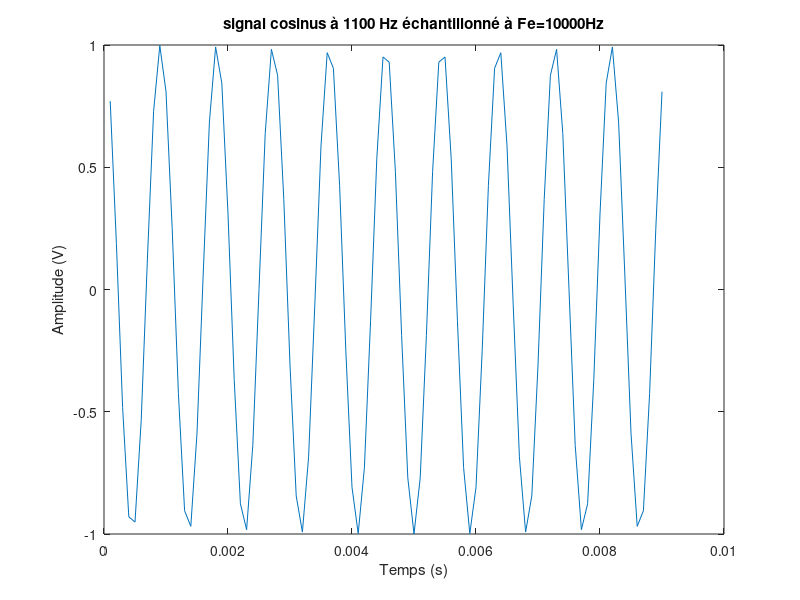
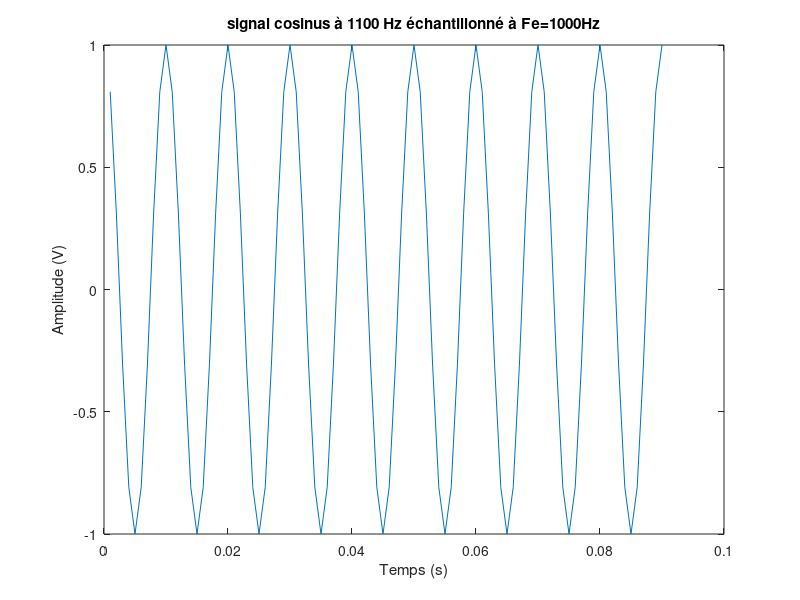
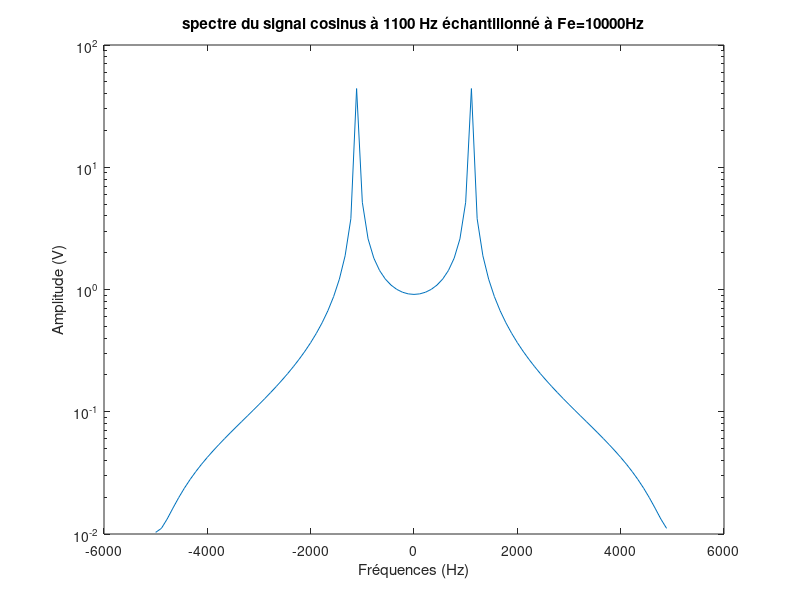
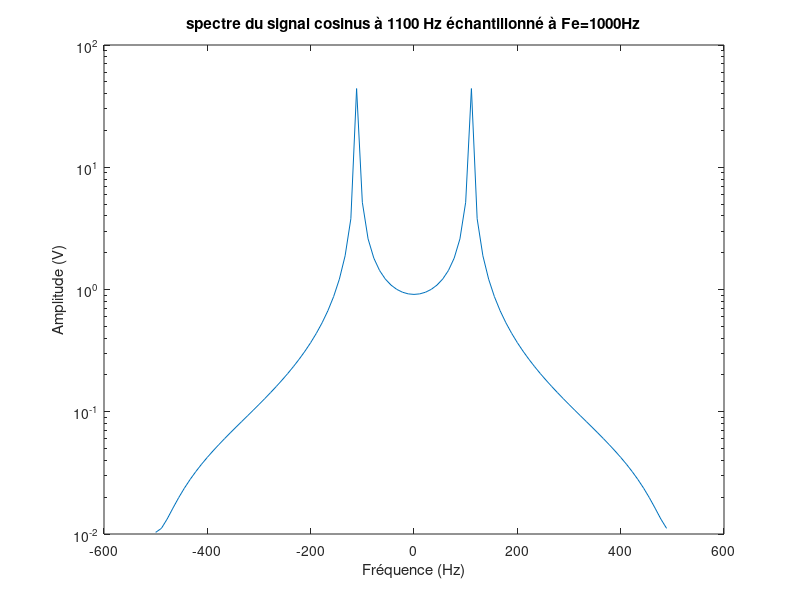

These charts were generated, in order, by the following MATLAB code: (Note: this script raises an error after producing the figures.)
% TP 1 Traitement du signal
% BEN AHMED DAHO Mohamed 
% Groupe N


% 2)1)Génération d'un signal cosinus à 1100Hz échantillonné à 10000Hz
N=90;
temps1=[1:N];
Te1=1/10000;
temps1=temps1*Te1;
f0=1100;
signal1=cos(2*pi*f0*temps1);

% 2)2)Tracé du signal 1
figure;
plot(temps1,signal1);
title('signal cosinus à 1100 Hz échantillonné à Fe=10000Hz') ;
xlabel('Temps (s)');
ylabel('Amplitude (V)');


% 2)3)Génération d'un signal cosinus à 1100Hz échantillonné à 1000Hz
N=90;
temps2=[1:N];
Te2=1/1000;
temps2=temps2*Te2;
f0=1100;
signal2=cos(2*pi*f0*temps2);

% 2)4)Tracé du signal 2
figure;
plot(temps2,signal2);
title('signal cosinus à 1100 Hz échantillonné à Fe=1000Hz'); 
xlabel('Temps (s)');
ylabel('Amplitude (V)');

 

%3)2)a) Tracé du spectre du signal 1
Xd1=fft(signal1);
Fe1=10000;
Freq1= (-Fe1/2):(Fe1/N):(Fe1/2-Fe1/N);
figure;
semilogy(Freq1,fftshift(abs(Xd1)));
title('spectre du signal cosinus à 1100 Hz échantillonné à Fe=10000Hz') ;
xlabel('Fréquences (Hz)');
ylabel('Amplitude (V)');


%3)2)b) Tracé du spectre du signal 2
Xd2=fft(signal1);
Fe2=1000;
Freq2=-Fe2/2:Fe2/N:Fe2/2-Fe2/N;
figure;
semilogy(Freq2,fftshift(abs(Xd2)));
title('spectre du signal cosinus à 1100 Hz échantillonné à Fe=1000Hz') ;
xlabel('Fréquence (Hz)');
ylabel('Amplitude (V)');



% 3)4)Transformée de Fourier avec Zero Padding
N_prime=2^nextpow2(N);
zp1=[signal1 zeros(N_prime-N,1)']; 
fft_zp1=fft(zp1);

Freq1_zp= (-Fe1/2):(Fe1/N_prime):(Fe1/2-Fe1/N_prime);

figure;
semilogy(Freq1_zp,fftshift(abs(fft_zp1)));
title("spectre du signal cosinus à 1100 Hz échantillonné à Fe=10000Hz avec Zero Padding(N'=128)") ;
xlabel('Fréquence (Hz)');
ylabel('Amplitude (V)');


% 3)5)Influence de la valeur de N'


N_prime=N;
zp1=[signal1 zeros(N_prime-N,1)']; 
fft_zp1=fft(zp1);
Freq1_zp= (-Fe1/2):(Fe1/N_prime):(Fe1/2-Fe1/N_prime);
figure;
semilogy(Freq1_zp,fftshift(abs(fft_zp1))); 
hold on   
N_prime=2^nextpow2(N_prime);

for i=1:2    
    zp1=[signal1 zeros(N_prime-N,1)']; 
    fft_zp1=fft(zp1);
    Freq1_zp= (-Fe1/2):(Fe1/N_prime):(Fe1/2-Fe1/N_prime);
    semilogy(Freq1_zp,fftshift(abs(fft_zp1))); 
    N_prime=N_prime*2;
end


legend("N' = N = 90","N' = 128","N' = 256");
title("Spectre du signal cosinus à 1100 Hz échantillonné à 10000Hz pour plusieurs valeurs de N'");
xlabel('Fréquence (Hz)');
ylabel('Amplitude (V)');


% 4)1)Réalisation du signal aléatoire
phi=rand*2*pi;
x=cos([Te1:Te1:N*Te1]*2*pi*f0 + phi);

% 4)2)Calcul de la DSP avec un périodogramme
dsp_x=(abs(fft(x)).^2)/length(x);
figure;
plot(Freq1,fftshift(dsp_x));
title("DSP du signal cosinus à 1100 Hz");
xlabel('Fréquence (Hz)');
ylabel('Amplitude (V)');

% 4)3)DSP avec les fenêtres de Hamming et de Blackman

figure;
% Hamming
dsp_x_hamming=(abs(fft(x.*hamming(N)')));
plot(Freq1,fftshift(dsp_x_hamming));

hold on
% Blackman
dsp_x_blackman=(abs(fft(x.*blackman(N)')));
plot(Freq1,fftshift(dsp_x_blackman));
legend('Hamming','Blackman');
title("DSP du signal cosinus à 1100 Hz pour plusieurs fenêtres");
xlabel('Fréquence (Hz)');
ylabel('Amplitude (V)');

% 4)4)DSP avec Welch

DSPx=pwelch(x,"","","",'twosided');
figure;
plot([-Fe1/2 + Fe1/length(DSPx):Fe1/length(DSPx):Fe1/2],fftshift(DSPx));
title('DSp estimée avec Welch');
xlabel('Fréquence (Hz)');
ylabel('Amplitude (V)');

% 4)5)Comparaison des méthodes de calcul de la DSP

figure;
plot(Freq1,fftshift(dsp_x));
hold on
plot(Freq1,fftshift(dsp_x_hamming));
plot(Freq1,fftshift(dsp_x_blackman));
plot([-Fe1/2 + Fe1/length(DSPx):Fe1/length(DSPx):Fe1/2],fftshift(DSPx));
title('Comparaison de plusieurs méthodes de calcul de DSP');
legend("DSP éstimée par périodogramme","Hamming","Blackman","Welch");
xlabel('Fréquence (Hz)');
ylabel('Amplitude (V)');



